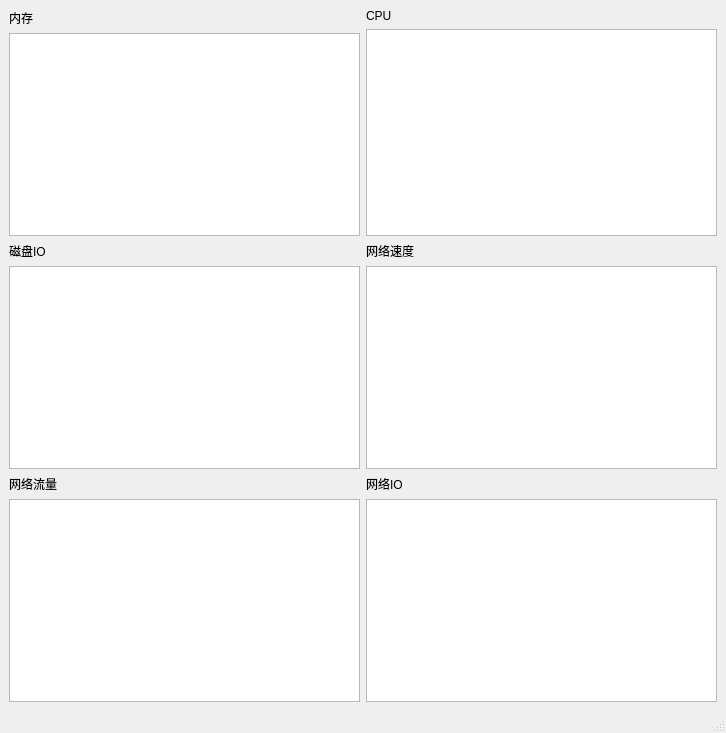
<?xml version="1.0" encoding="UTF-8"?>
<ui version="4.0">
 <class>MainWindow</class>
 <widget class="QMainWindow" name="MainWindow">
  <property name="geometry">
   <rect>
    <x>0</x>
    <y>0</y>
    <width>726</width>
    <height>733</height>
   </rect>
  </property>
  <property name="windowTitle">
   <string>MainWindow</string>
  </property>
  <widget class="QWidget" name="centralwidget">
   <layout class="QVBoxLayout" name="verticalLayout_7">
    <item>
     <layout class="QHBoxLayout" name="horizontalLayout">
      <item>
       <layout class="QVBoxLayout" name="verticalLayout">
        <item>
         <widget class="QLabel" name="label">
          <property name="text">
           <string>内存</string>
          </property>
         </widget>
        </item>
        <item>
         <widget class="QTextBrowser" name="textBrowser"/>
        </item>
       </layout>
      </item>
      <item>
       <layout class="QVBoxLayout" name="verticalLayout_2">
        <item>
         <widget class="QLabel" name="label_2">
          <property name="text">
           <string>CPU</string>
          </property>
         </widget>
        </item>
        <item>
         <widget class="QTextBrowser" name="textBrowser_2"/>
        </item>
       </layout>
      </item>
     </layout>
    </item>
    <item>
     <layout class="QHBoxLayout" name="horizontalLayout_2">
      <item>
       <layout class="QVBoxLayout" name="verticalLayout_3">
        <item>
         <widget class="QLabel" name="label_3">
          <property name="text">
           <string>磁盘IO</string>
          </property>
         </widget>
        </item>
        <item>
         <widget class="QTextBrowser" name="textBrowser_3"/>
        </item>
       </layout>
      </item>
      <item>
       <layout class="QVBoxLayout" name="verticalLayout_4">
        <item>
         <widget class="QLabel" name="label_4">
          <property name="text">
           <string>网络速度</string>
          </property>
         </widget>
        </item>
        <item>
         <widget class="QTextBrowser" name="textBrowser_4"/>
        </item>
       </layout>
      </item>
     </layout>
    </item>
    <item>
     <layout class="QHBoxLayout" name="horizontalLayout_3">
      <item>
       <layout class="QVBoxLayout" name="verticalLayout_5">
        <item>
         <widget class="QLabel" name="label_5">
          <property name="text">
           <string>网络流量</string>
          </property>
         </widget>
        </item>
        <item>
         <widget class="QTextBrowser" name="textBrowser_5"/>
        </item>
       </layout>
      </item>
      <item>
       <layout class="QVBoxLayout" name="verticalLayout_6">
        <item>
         <widget class="QLabel" name="label_6">
          <property name="text">
           <string>网络IO</string>
          </property>
         </widget>
        </item>
        <item>
         <widget class="QTextBrowser" name="textBrowser_6"/>
        </item>
       </layout>
      </item>
     </layout>
    </item>
   </layout>
  </widget>
  <widget class="QStatusBar" name="statusbar"/>
 </widget>
 <resources/>
 <connections/>
</ui>
